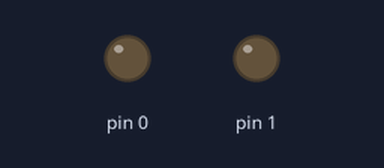
A sketch run on a simulated Arduino Uno, built with avr-gcc and run on an emulated ATmega328P. Parts: output pins drawn as LEDs (lit = HIGH).

Above: at 1.0 s.
At 5.4 s:
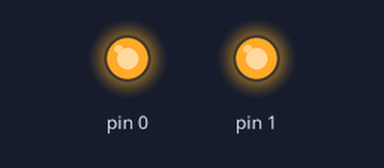
Timing chart, 0 to 29.7 s (numbered marks = the images above):
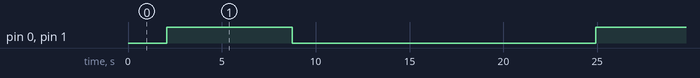

Measured:
- by itself, pin 0, pin 1: alternates HIGH for 6.7 s and LOW for 16.2 s

The sketch:

fading-eyes.ino
```cpp
// fading-eyes
// https://github.com/swvincent/tiny-halloween
//
// I used this to fade the eyes of a halloween decoration on and off. It
// gives it a creepy effect of quickly "waking up" and then fading back
// to rest every 10 seconds.

void setup()
{}

void loop()
{
  // Fade in quickly
  for (int fadeValue = 25 ; fadeValue <= 235; fadeValue += 1)
  {
    analogWrite(0, fadeValue);
    analogWrite(1, fadeValue);
    delay(20);
  }

  // Hold
  delay(200);

  // Fade out slowly
  for (int fadeValue = 235 ; fadeValue >= 25; fadeValue -= 1)
  {
    analogWrite(0, fadeValue);
    analogWrite(1, fadeValue);
    delay(40);
  }

  // Hold for 10 seconds, repeat
  delay(10000);
}
```
